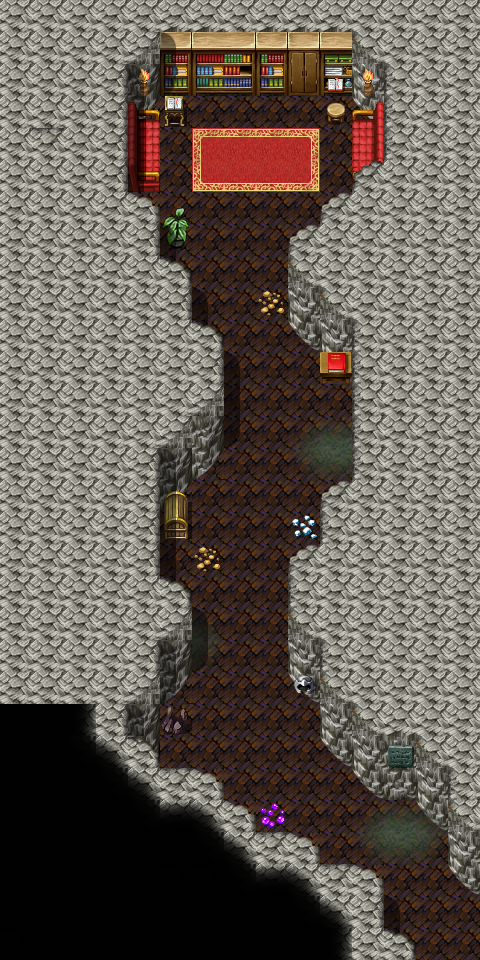

This is a level from a 2D game, rendered from its Tiled map with the project's own tilesets. A one-line summary and the map file follow, with tile-layer data summarised:
An orthogonal 15x30 tile map with 32x32 px tiles, 5 tile layers (Ground, Objects, Above, Top, ...), 10 hidden layers not drawn, 62 tilesets and 30 objects (11x script, 10x replace, 4x mapchange, 4x spawn, container).

<map version="1.5" tiledversion="1.7.2" orientation="orthogonal" renderorder="right-down" width="15" height="30" tilewidth="32" tileheight="32" infinite="0" nextlayerid="20" nextobjectid="77">
 <tileset firstgid="1" name="map_bed_1" tilewidth="32" tileheight="32" tilecount="128" columns="16">
  <image source="../drawable/map_bed_1.png" width="512" height="256" />
 </tileset>
 <tileset firstgid="129" name="map_border_1" tilewidth="32" tileheight="32" tilecount="128" columns="16">
  <image source="../drawable/map_border_1.png" width="512" height="256" />
 </tileset>
 <tileset firstgid="257" name="map_bridge_1" tilewidth="32" tileheight="32" tilecount="128" columns="16">
  <image source="../drawable/map_bridge_1.png" width="512" height="256" />
 </tileset>
 <tileset firstgid="385" name="map_bridge_2" tilewidth="32" tileheight="32" tilecount="128" columns="16">
  <image source="../drawable/map_bridge_2.png" width="512" height="256" />
 </tileset>
 <tileset firstgid="513" name="map_broken_1" tilewidth="32" tileheight="32" tilecount="128" columns="16">
  <image source="../drawable/map_broken_1.png" width="512" height="256" />
 </tileset>
 <tileset firstgid="641" name="map_cavewall_1" tilewidth="32" tileheight="32" tilecount="108" columns="18">
  <image source="../drawable/map_cavewall_1.png" width="576" height="192" />
 </tileset>
 <tileset firstgid="749" name="map_cavewall_2" tilewidth="32" tileheight="32" tilecount="108" columns="18">
  <image source="../drawable/map_cavewall_2.png" width="576" height="192" />
 </tileset>
 <tileset firstgid="857" name="map_cavewall_3" tilewidth="32" tileheight="32" tilecount="108" columns="18">
  <image source="../drawable/map_cavewall_3.png" width="576" height="192" />
 </tileset>
 <tileset firstgid="965" name="map_cavewall_4" tilewidth="32" tileheight="32" tilecount="108" columns="18">
  <image source="../drawable/map_cavewall_4.png" width="576" height="192" />
 </tileset>
 <tileset firstgid="1073" name="map_chair_table_1" tilewidth="32" tileheight="32" tilecount="128" columns="16">
  <image source="../drawable/map_chair_table_1.png" width="512" height="256" />
 </tileset>
 <tileset firstgid="1201" name="map_chair_table_2" tilewidth="32" tileheight="32" tilecount="128" columns="16">
  <image source="../drawable/map_chair_table_2.png" width="512" height="256" />
 </tileset>
 <tileset firstgid="1329" name="map_crate_1" tilewidth="32" tileheight="32" tilecount="128" columns="16">
  <image source="../drawable/map_crate_1.png" width="512" height="256" />
 </tileset>
 <tileset firstgid="1457" name="map_cupboard_1" tilewidth="32" tileheight="32" tilecount="128" columns="16">
  <image source="../drawable/map_cupboard_1.png" width="512" height="256" />
 </tileset>
 <tileset firstgid="1585" name="map_curtain_1" tilewidth="32" tileheight="32" tilecount="128" columns="16">
  <image source="../drawable/map_curtain_1.png" width="512" height="256" />
 </tileset>
 <tileset firstgid="1713" name="map_entrance_1" tilewidth="32" tileheight="32" tilecount="128" columns="16">
  <image source="../drawable/map_entrance_1.png" width="512" height="256" />
 </tileset>
 <tileset firstgid="1841" name="map_entrance_2" tilewidth="32" tileheight="32" tilecount="128" columns="16">
  <image source="../drawable/map_entrance_2.png" width="512" height="256" />
 </tileset>
 <tileset firstgid="1969" name="map_fence_1" tilewidth="32" tileheight="32" tilecount="128" columns="16">
  <image source="../drawable/map_fence_1.png" width="512" height="256" />
 </tileset>
 <tileset firstgid="2097" name="map_fence_2" tilewidth="32" tileheight="32" tilecount="128" columns="16">
  <image source="../drawable/map_fence_2.png" width="512" height="256" />
 </tileset>
 <tileset firstgid="2225" name="map_fence_3" tilewidth="32" tileheight="32" tilecount="128" columns="16">
  <image source="../drawable/map_fence_3.png" width="512" height="256" />
 </tileset>
 <tileset firstgid="2353" name="map_fence_4" tilewidth="32" tileheight="32" tilecount="128" columns="16">
  <image source="../drawable/map_fence_4.png" width="512" height="256" />
 </tileset>
 <tileset firstgid="2481" name="map_ground_1" tilewidth="32" tileheight="32" tilecount="128" columns="16">
  <image source="../drawable/map_ground_1.png" width="512" height="256" />
 </tileset>
 <tileset firstgid="2609" name="map_ground_2" tilewidth="32" tileheight="32" tilecount="128" columns="16">
  <image source="../drawable/map_ground_2.png" width="512" height="256" />
 </tileset>
 <tileset firstgid="2737" name="map_ground_3" tilewidth="32" tileheight="32" tilecount="128" columns="16">
  <image source="../drawable/map_ground_3.png" width="512" height="256" />
 </tileset>
 <tileset firstgid="2865" name="map_ground_4" tilewidth="32" tileheight="32" tilecount="128" columns="16">
  <image source="../drawable/map_ground_4.png" width="512" height="256" />
 </tileset>
 <tileset firstgid="2993" name="map_ground_5" tilewidth="32" tileheight="32" tilecount="128" columns="16">
  <image source="../drawable/map_ground_5.png" width="512" height="256" />
 </tileset>
 <tileset firstgid="3121" name="map_ground_6" tilewidth="32" tileheight="32" tilecount="128" columns="16">
  <image source="../drawable/map_ground_6.png" width="512" height="256" />
 </tileset>
 <tileset firstgid="3249" name="map_ground_7" tilewidth="32" tileheight="32" tilecount="128" columns="16">
  <image source="../drawable/map_ground_7.png" width="512" height="256" />
 </tileset>
 <tileset firstgid="3377" name="map_ground_8" tilewidth="32" tileheight="32" tilecount="128" columns="16">
  <image source="../drawable/map_ground_8.png" width="512" height="256" />
 </tileset>
 <tileset firstgid="3505" name="map_house_1" tilewidth="32" tileheight="32" tilecount="128" columns="16">
  <image source="../drawable/map_house_1.png" width="512" height="256" />
 </tileset>
 <tileset firstgid="3633" name="map_house_2" tilewidth="32" tileheight="32" tilecount="128" columns="16">
  <image source="../drawable/map_house_2.png" width="512" height="256" />
 </tileset>
 <tileset firstgid="3761" name="map_indoor_1" tilewidth="32" tileheight="32" tilecount="128" columns="16">
  <image source="../drawable/map_indoor_1.png" width="512" height="256" />
 </tileset>
 <tileset firstgid="3889" name="map_indoor_2" tilewidth="32" tileheight="32" tilecount="128" columns="16">
  <image source="../drawable/map_indoor_2.png" width="512" height="256" />
 </tileset>
 <tileset firstgid="4017" name="map_kitchen_1" tilewidth="32" tileheight="32" tilecount="128" columns="16">
  <image source="../drawable/map_kitchen_1.png" width="512" height="256" />
 </tileset>
 <tileset firstgid="4145" name="map_outdoor_1" tilewidth="32" tileheight="32" tilecount="128" columns="16">
  <image source="../drawable/map_outdoor_1.png" width="512" height="256" />
 </tileset>
 <tileset firstgid="4273" name="map_pillar_1" tilewidth="32" tileheight="32" tilecount="128" columns="16">
  <image source="../drawable/map_pillar_1.png" width="512" height="256" />
 </tileset>
 <tileset firstgid="4401" name="map_pillar_2" tilewidth="32" tileheight="32" tilecount="128" columns="16">
  <image source="../drawable/map_pillar_2.png" width="512" height="256" />
 </tileset>
 <tileset firstgid="4529" name="map_plant_1" tilewidth="32" tileheight="32" tilecount="128" columns="16">
  <image source="../drawable/map_plant_1.png" width="512" height="256" />
 </tileset>
 <tileset firstgid="4657" name="map_plant_2" tilewidth="32" tileheight="32" tilecount="128" columns="16">
  <image source="../drawable/map_plant_2.png" width="512" height="256" />
 </tileset>
 <tileset firstgid="4785" name="map_rock_1" tilewidth="32" tileheight="32" tilecount="128" columns="16">
  <image source="../drawable/map_rock_1.png" width="512" height="256" />
 </tileset>
 <tileset firstgid="4913" name="map_rock_2" tilewidth="32" tileheight="32" tilecount="128" columns="16">
  <image source="../drawable/map_rock_2.png" width="512" height="256" />
 </tileset>
 <tileset firstgid="5041" name="map_roof_1" tilewidth="32" tileheight="32" tilecount="128" columns="16">
  <image source="../drawable/map_roof_1.png" width="512" height="256" />
 </tileset>
 <tileset firstgid="5169" name="map_roof_2" tilewidth="32" tileheight="32" tilecount="128" columns="16">
  <image source="../drawable/map_roof_2.png" width="512" height="256" />
 </tileset>
 <tileset firstgid="5297" name="map_roof_3" tilewidth="32" tileheight="32" tilecount="128" columns="16">
  <image source="../drawable/map_roof_3.png" width="512" height="256" />
 </tileset>
 <tileset firstgid="5425" name="map_shop_1" tilewidth="32" tileheight="32" tilecount="128" columns="16">
  <image source="../drawable/map_shop_1.png" width="512" height="256" />
 </tileset>
 <tileset firstgid="5553" name="map_sign_ladder_1" tilewidth="32" tileheight="32" tilecount="128" columns="16">
  <image source="../drawable/map_sign_ladder_1.png" width="512" height="256" />
 </tileset>
 <tileset firstgid="5681" name="map_table_1" tilewidth="32" tileheight="32" tilecount="128" columns="16">
  <image source="../drawable/map_table_1.png" width="512" height="256" />
 </tileset>
 <tileset firstgid="5809" name="map_trail_1" tilewidth="32" tileheight="32" tilecount="128" columns="16">
  <image source="../drawable/map_trail_1.png" width="512" height="256" />
 </tileset>
 <tileset firstgid="5937" name="map_transition_1" tilewidth="32" tileheight="32" tilecount="128" columns="16">
  <image source="../drawable/map_transition_1.png" width="512" height="256" />
 </tileset>
 <tileset firstgid="6065" name="map_transition_2" tilewidth="32" tileheight="32" tilecount="128" columns="16">
  <image source="../drawable/map_transition_2.png" width="512" height="256" />
 </tileset>
 <tileset firstgid="6193" name="map_transition_3" tilewidth="32" tileheight="32" tilecount="128" columns="16">
  <image source="../drawable/map_transition_3.png" width="512" height="256" />
 </tileset>
 <tileset firstgid="6321" name="map_transition_4" tilewidth="32" tileheight="32" tilecount="128" columns="16">
  <image source="../drawable/map_transition_4.png" width="512" height="256" />
 </tileset>
 <tileset firstgid="6449" name="map_transition_5" tilewidth="32" tileheight="32" tilecount="128" columns="16">
  <image source="../drawable/map_transition_5.png" width="512" height="256" />
 </tileset>
 <tileset firstgid="6577" name="map_tree_1" tilewidth="32" tileheight="32" tilecount="128" columns="16">
  <image source="../drawable/map_tree_1.png" width="512" height="256" />
 </tileset>
 <tileset firstgid="6705" name="map_tree_2" tilewidth="32" tileheight="32" tilecount="128" columns="16">
  <image source="../drawable/map_tree_2.png" width="512" height="256" />
 </tileset>
 <tileset firstgid="6833" name="map_wall_1" tilewidth="32" tileheight="32" tilecount="128" columns="16">
  <image source="../drawable/map_wall_1.png" width="512" height="256" />
 </tileset>
 <tileset firstgid="6961" name="map_wall_2" tilewidth="32" tileheight="32" tilecount="120" columns="15">
  <image source="../drawable/map_wall_2.png" width="480" height="256" />
 </tileset>
 <tileset firstgid="7081" name="map_wall_3" tilewidth="32" tileheight="32" tilecount="120" columns="15">
  <image source="../drawable/map_wall_3.png" width="480" height="256" />
 </tileset>
 <tileset firstgid="7201" name="map_wall_4" tilewidth="32" tileheight="32" tilecount="120" columns="15">
  <image source="../drawable/map_wall_4.png" width="480" height="256" />
 </tileset>
 <tileset firstgid="7321" name="map_window_1" tilewidth="32" tileheight="32" tilecount="128" columns="16">
  <image source="../drawable/map_window_1.png" width="512" height="256" />
 </tileset>
 <tileset firstgid="7449" name="map_window_2" tilewidth="32" tileheight="32" tilecount="128" columns="16">
  <image source="../drawable/map_window_2.png" width="512" height="256" />
 </tileset>
 <tileset firstgid="7577" name="map_guynmart" tilewidth="32" tileheight="32" tilecount="128" columns="16">
  <image source="../drawable/map_guynmart.png" width="512" height="256" />
 </tileset>
 <tileset firstgid="7705" name="map_ratdom" tilewidth="32" tileheight="32" tilecount="108" columns="18">
  <image source="../drawable/map_ratdom.png" width="576" height="192" />
 </tileset>
 <layer id="1" name="Ground" width="15" height="30">
  <data>[450 cells, 450 non-empty, 23 distinct tile ids]</data>
 </layer>
 <layer id="2" name="Objects" width="15" height="30">
  <data>[450 cells, 109 non-empty, 42 distinct tile ids]</data>
 </layer>
 <layer id="3" name="Above" width="15" height="30">
  <data>[450 cells, 33 non-empty, 11 distinct tile ids]</data>
 </layer>
 <layer id="4" name="Top" width="15" height="30">
  <data>[450 cells, 0 non-empty, 0 distinct tile ids]</data>
 </layer>
 <layer id="5" name="Walkable" width="15" height="30" visible="0">
  <data>[450 cells, 346 non-empty, 1 distinct tile ids]</data>
 </layer>
 <layer id="6" name="Light10" width="15" height="30" visible="0">
  <data>[450 cells, 450 non-empty, 1 distinct tile ids]</data>
 </layer>
 <layer id="7" name="Light1" width="15" height="30" visible="0">
  <data>[450 cells, 344 non-empty, 8 distinct tile ids]</data>
 </layer>
 <layer id="8" name="Light2" width="15" height="30" visible="0">
  <data>[450 cells, 344 non-empty, 8 distinct tile ids]</data>
 </layer>
 <layer id="9" name="Light3" width="15" height="30" visible="0">
  <data>[450 cells, 226 non-empty, 13 distinct tile ids]</data>
 </layer>
 <layer id="10" name="Light4" width="15" height="30" visible="0">
  <data>[450 cells, 224 non-empty, 13 distinct tile ids]</data>
 </layer>
 <layer id="11" name="Light5" width="15" height="30" visible="0">
  <data>[450 cells, 285 non-empty, 12 distinct tile ids]</data>
 </layer>
 <layer id="12" name="Light6" width="15" height="30" visible="0">
  <data>[450 cells, 158 non-empty, 13 distinct tile ids]</data>
 </layer>
 <layer id="13" name="Light7" width="15" height="30" visible="0">
  <data>[450 cells, 206 non-empty, 12 distinct tile ids]</data>
 </layer>
 <layer id="14" name="Light8" width="15" height="30">
  <data>[450 cells, 0 non-empty, 0 distinct tile ids]</data>
 </layer>
 <layer id="15" name="Compass" width="15" height="30" visible="0">
  <data>[450 cells, 450 non-empty, 1 distinct tile ids]</data>
 </layer>
 <objectgroup id="16" name="Mapevents" visible="0">
  <object id="56" name="south2" type="mapchange" x="416" y="896" width="64" height="64">
   <properties>
    <property name="map" value="ratdom_maze_621" />
    <property name="place" value="north1" />
   </properties>
  </object>
  <object id="57" name="south1" type="mapchange" x="0" y="896" width="64" height="64">
   <properties>
    <property name="map" value="ratdom_maze_620" />
    <property name="place" value="north2" />
   </properties>
  </object>
  <object id="58" name="north2" type="mapchange" x="416" y="0" width="64" height="64">
   <properties>
    <property name="map" value="ratdom_maze_601" />
    <property name="place" value="south1" />
   </properties>
  </object>
  <object id="59" name="north1" type="mapchange" x="0" y="0" width="64" height="64">
   <properties>
    <property name="map" value="ratdom_maze_600" />
    <property name="place" value="south2" />
   </properties>
  </object>
  <object id="60" name="ratdom_maze_light4" type="script" x="0" y="0" width="128" height="192">
   <properties>
    <property name="when" value="always" />
   </properties>
  </object>
  <object id="61" name="ratdom_maze_light3" type="script" x="352" y="0" width="128" height="192">
   <properties>
    <property name="when" value="always" />
   </properties>
  </object>
  <object id="62" name="ratdom_maze_light2" type="script" x="0" y="768" width="128" height="192">
   <properties>
    <property name="when" value="always" />
   </properties>
  </object>
  <object id="63" name="ratdom_maze_light1" type="script" x="352" y="768" width="128" height="192">
   <properties>
    <property name="when" value="always" />
   </properties>
  </object>
  <object id="38" name="ratdom_maze_light5" type="script" x="128" y="96" width="224" height="192">
   <properties>
    <property name="when" value="always" />
   </properties>
  </object>
  <object id="39" name="ratdom_maze_light6" type="script" x="128" y="639" width="224" height="256">
   <properties>
    <property name="when" value="always" />
   </properties>
  </object>
  <object id="47" name="ratdom_maze_light7" type="script" x="160" y="288" width="192" height="352">
   <properties>
    <property name="when" value="always" />
   </properties>
  </object>
  <object id="69" name="ratdom_rat_conv1" type="script" x="224" y="320" width="64" height="32" />
  <object id="70" name="ratdom_rat_conv2" type="script" x="224" y="416" width="128" height="32" />
  <object id="71" name="ratdom_rat_conv3" type="script" x="192" y="608" width="96" height="32" />
  <object id="75" name="ratdom_library_container" type="container" x="128" y="128" width="32" height="32" />
  <object id="76" name="ratdom_check_backbone" type="script" x="160" y="192" width="160" height="32" />
 </objectgroup>
 <objectgroup id="17" name="Spawn" visible="0">
  <object id="50" name="ratdom_rat" type="spawn" x="224" y="0" width="32" height="32" />
  <object id="44" name="ratdom_m9" type="spawn" x="160" y="288" width="192" height="416">
   <properties>
    <property name="quantity" value="2" />
    <property name="spawngroup" value="ratdom_m9" />
   </properties>
  </object>
  <object id="46" name="ratdom_maze_rat" type="spawn" x="288" y="704" width="128" height="192">
   <properties>
    <property name="quantity" value="1" />
    <property name="spawngroup" value="ratdom_maze_rat" />
   </properties>
  </object>
  <object id="68" name="ratdom_librarian" type="spawn" x="128" y="128" width="32" height="32">
   <properties>
    <property name="quantity" value="1" />
    <property name="spawngroup" value="ratdom_librarian" />
   </properties>
  </object>
 </objectgroup>
 <objectgroup id="18" name="Keys" visible="0" />
 <objectgroup id="19" name="Replace" visible="0">
  <object id="27" name="ratdom_maze:10" type="replace" x="0" y="0" width="480" height="960" visible="0">
   <properties>
    <property name="Top" value="Light10" />
    <property name="requireId" value="ratdom_maze" />
    <property name="requireType" value="questProgress" />
    <property name="requireValue" value="10" />
   </properties>
  </object>
  <object id="64" name="ratdom_maze:4" type="replace" x="0" y="0" width="480" height="960" visible="0">
   <properties>
    <property name="Top" value="Light1" />
    <property name="requireId" value="ratdom_maze" />
    <property name="requireType" value="questProgress" />
    <property name="requireValue" value="4" />
   </properties>
  </object>
  <object id="65" name="ratdom_maze:3" type="replace" x="0" y="0" width="480" height="960" visible="0">
   <properties>
    <property name="Top" value="Light2" />
    <property name="requireId" value="ratdom_maze" />
    <property name="requireType" value="questProgress" />
    <property name="requireValue" value="3" />
   </properties>
  </object>
  <object id="66" name="ratdom_maze:2" type="replace" x="0" y="0" width="480" height="960" visible="0">
   <properties>
    <property name="Top" value="Light3" />
    <property name="requireId" value="ratdom_maze" />
    <property name="requireType" value="questProgress" />
    <property name="requireValue" value="2" />
   </properties>
  </object>
  <object id="67" name="ratdom_maze:1" type="replace" x="0" y="0" width="480" height="960" visible="0">
   <properties>
    <property name="Top" value="Light4" />
    <property name="requireId" value="ratdom_maze" />
    <property name="requireType" value="questProgress" />
    <property name="requireValue" value="1" />
   </properties>
  </object>
  </objectgroup>
</map>
<!-- 5 of 30 objects omitted -->
